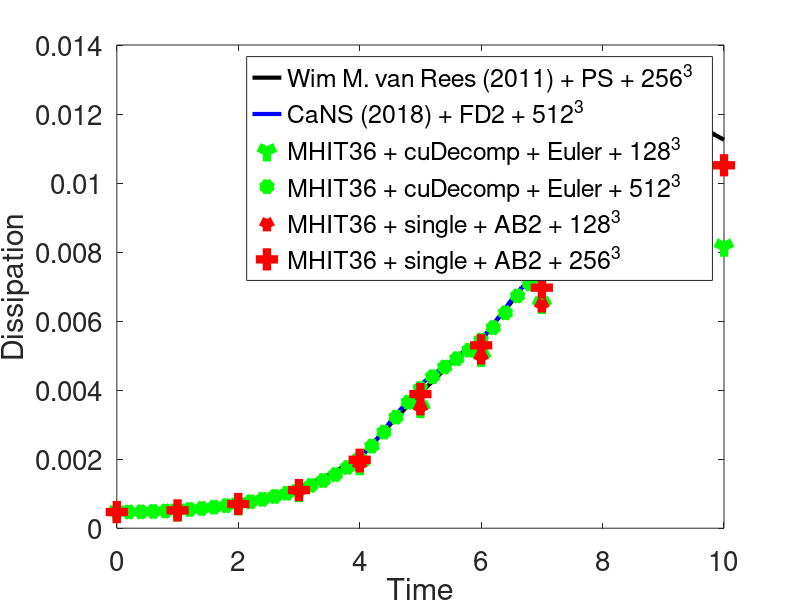

The MATLAB source for this figure:
clear all
nx=256;
dx=2*pi/(nx-1);
ns=6;
nu = 6.25e-4;
ut=zeros(nx,nx,nx,ns);
vt=zeros(nx,nx,nx,ns);
wt=zeros(nx,nx,nx,ns);
diss=zeros(ns,1);
dt=0.0002;

ref=importdata('dissref.txt');
cans=importdata('cans.txt');
cudec128e=importdata('cudec_128_eulero.txt');
cudec512e=importdata('cudec_512_eulero.txt');
single128ab=importdata('single_128_ab2.txt');
single256ab=importdata('single_256_ab2.txt');


figure(1)
clf
plot(ref(:,1),ref(:,2),'-k','LineWidth',3.0,'DisplayName','Wim M. van Rees (2011) + PS + 256^3')
hold on
plot(cans(:,1),cans(:,2),'-b','LineWidth',3.0,'DisplayName','CaNS (2018) + FD2 + 512^3')
plot(cudec128e(:,1),cudec128e(:,2),'^g','LineWidth',10.0,'DisplayName','MHIT36 + cuDecomp + Euler + 128^3')
plot(cudec512e(:,1),cudec512e(:,2),'*g','LineWidth',10.0,'DisplayName','MHIT36 + cuDecomp + Euler + 512^3')
plot(single128ab(:,1),single128ab(:,2),'^r','LineWidth',6.0,'DisplayName','MHIT36 + single + AB2 + 128^3')
plot(single256ab(:,1),single256ab(:,2),'sr','LineWidth',10.0,'DisplayName','MHIT36 + single + AB2 + 256^3')
set(gca,'Fontsize',20)
ylabel('Dissipation')
xlabel('Time')
legend show
hold off

